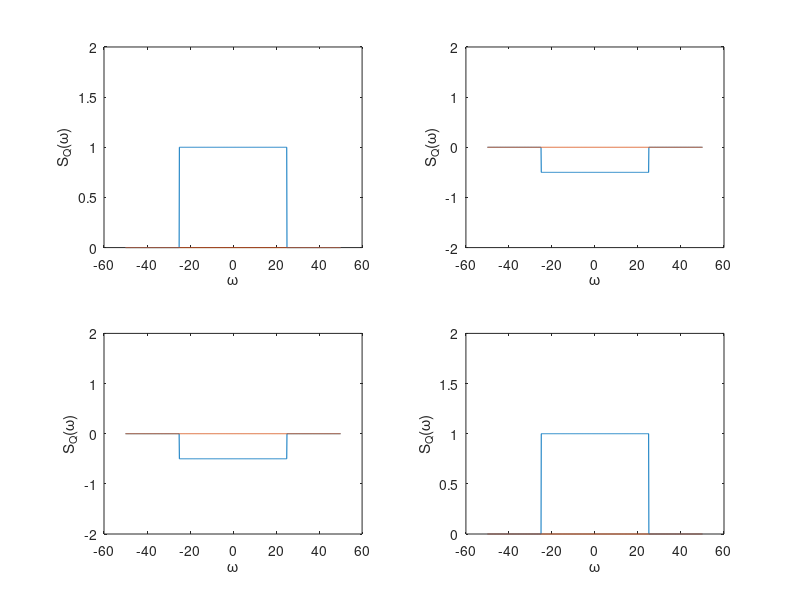
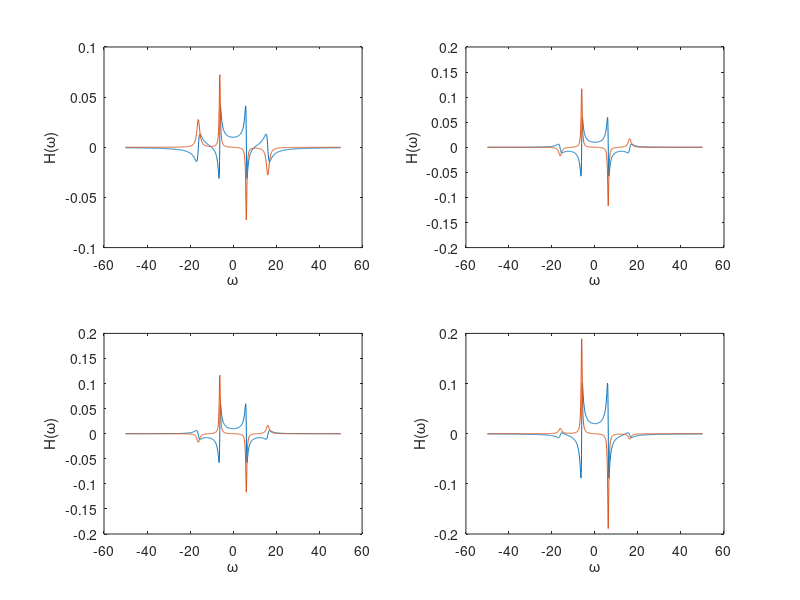
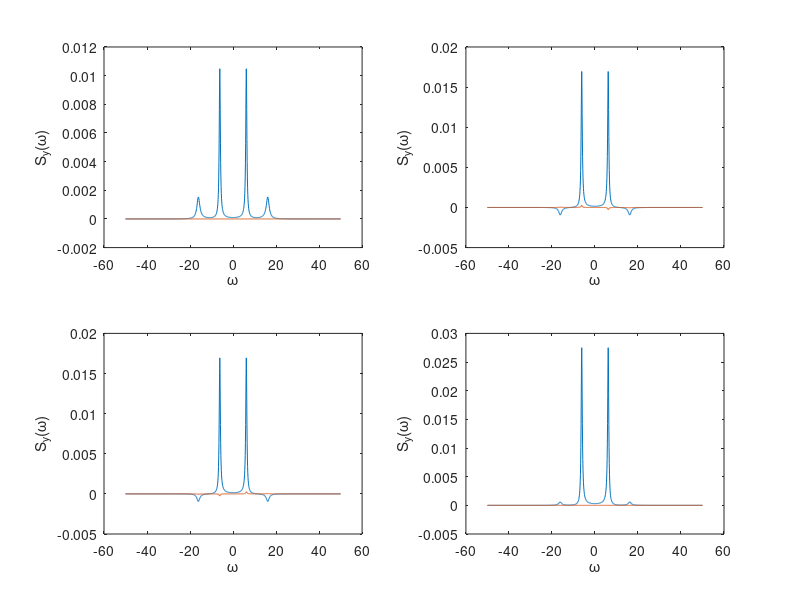

These charts were generated, in order, by the following MATLAB code:
clc
clear all
close all
%% Structural properties
m = 1; % Mass of each story
k = 100; % Stiffness
MM = eye(2)*m; % Mass matrix
KK = [2 -1; -1 1]*k; % Stiffness matrix
% Calculate modes and frequencies
[v, lambda] = eig(KK,MM); % Generalized eigenvalue problem
v(:,1) = v(:,1)/max(abs(v(:,1)));
v(:,2) = v(:,2)/max(abs(v(:,2)));
f = diag(lambda).^0.5/2/pi; % Natural frequencies in Hz
omega = f*2*pi;
zeta = [5 5]/100; % 5% damping for both modes
% Rayleigh damping
alpha1=2*omega(1)*omega(2)*(zeta(2)*omega(1)-zeta(1)*omega(2))/(omega(1)^2-omega(2)^2);
alpha2=2*(zeta(1)*omega(1)-zeta(2)*omega(2))/(omega(1)^2-omega(2)^2);
CC = alpha1*MM + alpha2*KK;
%% Cross sepectra density matrix of loads.
omegaaxis = linspace(-50,50,1000);
SQ = zeros(2,2,length(omegaaxis));

SQ(1,1,:) = 1; SQ(1,1,omegaaxis>25) = 0; SQ(1,1,omegaaxis<-25) = 0;
SQ(2,2,:) = 1; SQ(2,2,omegaaxis>25) = 0; SQ(2,2,omegaaxis<-25) = 0;
SQ(1,2,:) = -0.5; SQ(1,2,omegaaxis>25) = 0; SQ(1,2,omegaaxis<-25) = 0;
SQ(2,1,:) = -0.5; SQ(2,1,omegaaxis>25) = 0; SQ(2,1,omegaaxis<-25) = 0;

figure
subplot(2,2,1)
plot(omegaaxis,real(squeeze(SQ(1,1,:))))
hold on
plot(omegaaxis,imag(squeeze(SQ(1,1,:))))
ylim([0 2])
ylabel('S_Q(\omega)')
xlabel('\omega')
%
subplot(2,2,2)
plot(omegaaxis,real(squeeze(SQ(1,2,:))))
hold on
plot(omegaaxis,imag(squeeze(SQ(1,2,:))))
ylim([-2 2])
ylabel('S_Q(\omega)')
xlabel('\omega')
%
subplot(2,2,3)
plot(omegaaxis,real(squeeze(SQ(2,1,:))))
hold on
plot(omegaaxis,imag(squeeze(SQ(2,1,:))))
ylim([-2 2])
ylabel('S_Q(\omega)')
xlabel('\omega')
%
subplot(2,2,4)
plot(omegaaxis,real(squeeze(SQ(2,2,:))))
hold on
plot(omegaaxis,imag(squeeze(SQ(2,2,:))))
ylim([0 2])
ylabel('S_Q(\omega)')
xlabel('\omega')
%% Frequency response matrix
H = zeros(2,2,length(omegaaxis));

for k = 1:length(omegaaxis)
    H(:,:,k) = inv(-omegaaxis(1,k)^2*MM + 1i*omegaaxis(1,k)*CC + KK);
    
end

figure
subplot(2,2,1)
plot(omegaaxis,real(squeeze(H(1,1,:))))
hold on
plot(omegaaxis,imag(squeeze(H(1,1,:))))
ylabel('H(\omega)')
xlabel('\omega')
%
subplot(2,2,2)
plot(omegaaxis,real(squeeze(H(1,2,:))))
hold on
plot(omegaaxis,imag(squeeze(H(1,2,:))))
ylabel('H(\omega)')
xlabel('\omega')
%
subplot(2,2,3)
plot(omegaaxis,real(squeeze(H(2,1,:))))
hold on
plot(omegaaxis,imag(squeeze(H(2,1,:))))
ylabel('H(\omega)')
xlabel('\omega')
%
subplot(2,2,4)
plot(omegaaxis,real(squeeze(H(2,2,:))))
hold on
plot(omegaaxis,imag(squeeze(H(2,2,:))))
ylabel('H(\omega)')
xlabel('\omega')

%% Cross-spectral density matrix of response
Sy = zeros(2,2,length(omegaaxis));
for k = 1:length(omegaaxis)
    Sy(:,:,k) = H(:,:,k)*SQ(:,:,k)*H(:,:,k)';
end


figure
subplot(2,2,1)
plot(omegaaxis,real(squeeze(Sy(1,1,:))))
hold on
plot(omegaaxis,imag(squeeze(Sy(1,1,:))))
ylabel('S_y(\omega)')
xlabel('\omega')
%
subplot(2,2,2)
plot(omegaaxis,real(squeeze(Sy(1,2,:))))
hold on
plot(omegaaxis,imag(squeeze(Sy(1,2,:))))
ylabel('S_y(\omega)')
xlabel('\omega')
%
subplot(2,2,3)
plot(omegaaxis,real(squeeze(Sy(2,1,:))))
hold on
plot(omegaaxis,imag(squeeze(Sy(2,1,:))))
ylabel('S_y(\omega)')
xlabel('\omega')
%
subplot(2,2,4)
plot(omegaaxis,real(squeeze(Sy(2,2,:))))
hold on
plot(omegaaxis,imag(squeeze(Sy(2,2,:))))
ylabel('S_y(\omega)')
xlabel('\omega')

  